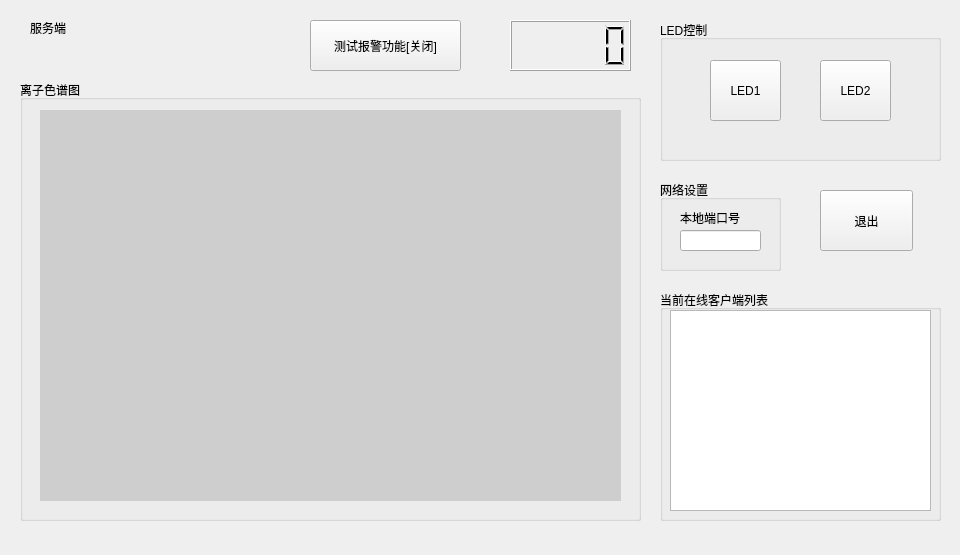
<?xml version="1.0" encoding="UTF-8"?>
<ui version="4.0">
 <class>MainWidget</class>
 <widget class="QWidget" name="MainWidget">
  <property name="geometry">
   <rect>
    <x>0</x>
    <y>0</y>
    <width>960</width>
    <height>555</height>
   </rect>
  </property>
  <property name="windowTitle">
   <string>MainWidget</string>
  </property>
  <widget class="QGroupBox" name="groupBox">
   <property name="geometry">
    <rect>
     <x>660</x>
     <y>180</y>
     <width>121</width>
     <height>91</height>
    </rect>
   </property>
   <property name="title">
    <string>网络设置</string>
   </property>
   <widget class="QLabel" name="label">
    <property name="geometry">
     <rect>
      <x>20</x>
      <y>30</y>
      <width>91</width>
      <height>16</height>
     </rect>
    </property>
    <property name="text">
     <string>本地端口号</string>
    </property>
   </widget>
   <widget class="QLineEdit" name="edit_port">
    <property name="geometry">
     <rect>
      <x>20</x>
      <y>50</y>
      <width>81</width>
      <height>21</height>
     </rect>
    </property>
   </widget>
  </widget>
  <widget class="QGroupBox" name="groupBox_2">
   <property name="geometry">
    <rect>
     <x>20</x>
     <y>80</y>
     <width>621</width>
     <height>441</height>
    </rect>
   </property>
   <property name="title">
    <string>离子色谱图</string>
   </property>
   <widget class="QCustomPlot" name="plot" native="true">
    <property name="geometry">
     <rect>
      <x>20</x>
      <y>30</y>
      <width>581</width>
      <height>391</height>
     </rect>
    </property>
    <property name="autoFillBackground">
     <bool>false</bool>
    </property>
    <property name="styleSheet">
     <string notr="true">background-color: rgb(206, 206, 206);</string>
    </property>
   </widget>
  </widget>
  <widget class="QGroupBox" name="groupBox_3">
   <property name="geometry">
    <rect>
     <x>660</x>
     <y>20</y>
     <width>281</width>
     <height>141</height>
    </rect>
   </property>
   <property name="title">
    <string>LED控制</string>
   </property>
   <widget class="QPushButton" name="btn_led1">
    <property name="geometry">
     <rect>
      <x>50</x>
      <y>40</y>
      <width>71</width>
      <height>61</height>
     </rect>
    </property>
    <property name="text">
     <string>LED1</string>
    </property>
   </widget>
   <widget class="QPushButton" name="btn_led2">
    <property name="geometry">
     <rect>
      <x>160</x>
      <y>40</y>
      <width>71</width>
      <height>61</height>
     </rect>
    </property>
    <property name="text">
     <string>LED2</string>
    </property>
   </widget>
  </widget>
  <widget class="QGroupBox" name="groupBox_4">
   <property name="geometry">
    <rect>
     <x>660</x>
     <y>290</y>
     <width>281</width>
     <height>231</height>
    </rect>
   </property>
   <property name="title">
    <string>当前在线客户端列表</string>
   </property>
   <widget class="QTextBrowser" name="tb_clients">
    <property name="geometry">
     <rect>
      <x>10</x>
      <y>20</y>
      <width>261</width>
      <height>201</height>
     </rect>
    </property>
   </widget>
  </widget>
  <widget class="QPushButton" name="btn_quit">
   <property name="geometry">
    <rect>
     <x>820</x>
     <y>190</y>
     <width>93</width>
     <height>61</height>
    </rect>
   </property>
   <property name="text">
    <string>退出</string>
   </property>
  </widget>
  <widget class="QLCDNumber" name="lcd_vol">
   <property name="geometry">
    <rect>
     <x>510</x>
     <y>20</y>
     <width>121</width>
     <height>51</height>
    </rect>
   </property>
  </widget>
  <widget class="QLabel" name="label_2">
   <property name="geometry">
    <rect>
     <x>30</x>
     <y>20</y>
     <width>72</width>
     <height>15</height>
    </rect>
   </property>
   <property name="text">
    <string>服务端</string>
   </property>
  </widget>
  <widget class="QPushButton" name="btn_pwm">
   <property name="geometry">
    <rect>
     <x>310</x>
     <y>20</y>
     <width>151</width>
     <height>51</height>
    </rect>
   </property>
   <property name="text">
    <string>测试报警功能[关闭]</string>
   </property>
  </widget>
 </widget>
 <layoutdefault spacing="6" margin="11"/>
 <customwidgets>
  <customwidget>
   <class>QCustomPlot</class>
   <extends>QWidget</extends>
   <header>qcustomplot.h</header>
   <container>1</container>
  </customwidget>
 </customwidgets>
 <resources/>
 <connections>
  <connection>
   <sender>btn_quit</sender>
   <signal>clicked()</signal>
   <receiver>MainWidget</receiver>
   <slot>close()</slot>
   <hints>
    <hint type="sourcelabel">
     <x>881</x>
     <y>216</y>
    </hint>
    <hint type="destinationlabel">
     <x>934</x>
     <y>220</y>
    </hint>
   </hints>
  </connection>
 </connections>
</ui>
